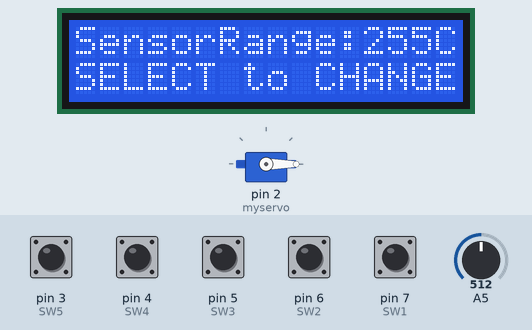
This sketch was run on a simulated Arduino Uno, built with avr-gcc and run on an emulated ATmega328P. On the bench: servo, 16×2 character LCD. The test bench sets the inputs (shaded band); at power-on: pin 3 (SW5), pin 4 (SW4), pin 5 (SW3), pin 6 (SW2), pin 7 (SW1) HIGH, A5 = 512. EEPROM starts erased; what the sketch prints to the serial monitor is not drawn.

Above: at 6.2 s.
6.3 s: pin 5 (SW3) pulled LOW for 0.55 s
At 7.3 s:
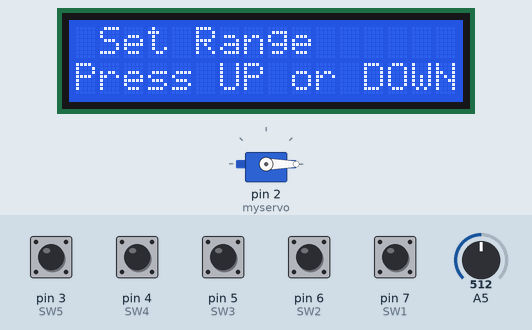
8.3 s: pin 4 (SW4) pulled LOW for 0.55 s
At 8.7 s:
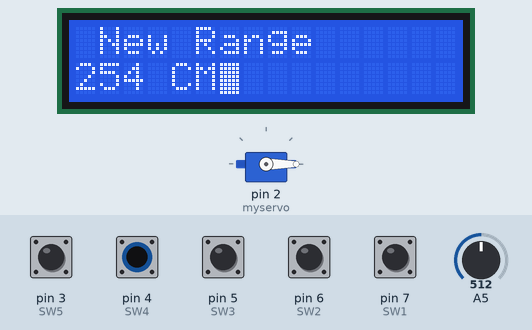
10.3 s: pin 5 (SW3) pulled LOW for 1 s
At 11.1 s:
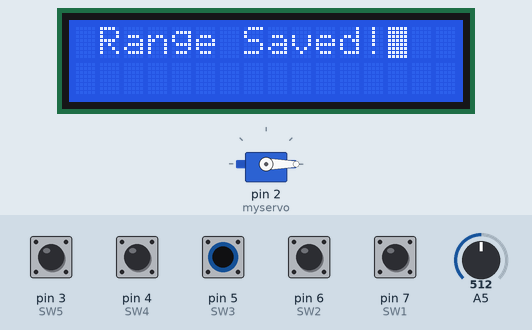
12.8 s: A5 set to 22
17.5 s: A5 set to 17
At 18.2 s:
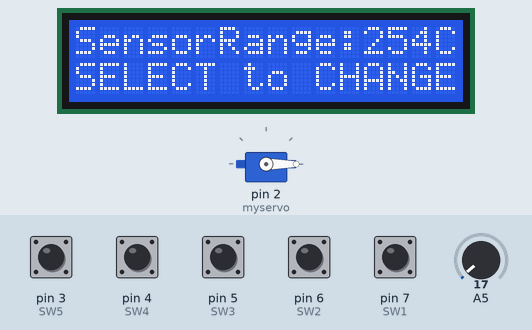
19.0 s: A5 set to 60
At 19.24 s:
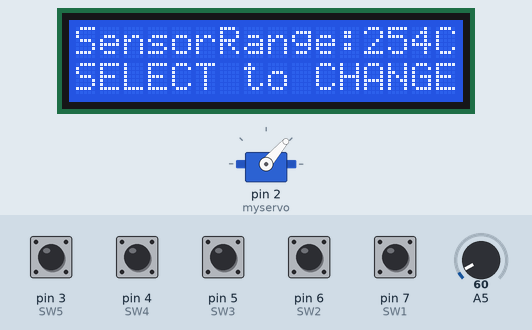
Timing chart, 0 to 71.2 s (numbered marks = the images above; inputs shaded):
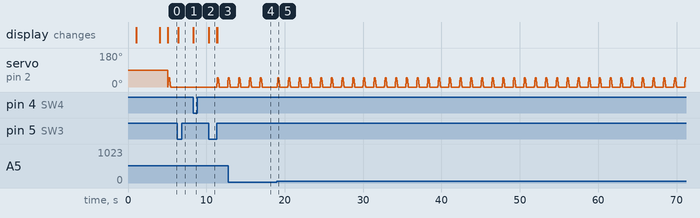

The sketch:

Spray_LCD_rhydolabzUI_Shield.ino
```cpp
#include <LiquidCrystal.h>
#include <EEPROM.h>
#include <Servo.h>

LiquidCrystal lcd(8, 9, 13, 12, 11, 10); //for rhydolabs ui shield
Servo myservo;
int pos = 0;

#define btnRIGHT  0
#define btnUP     1
#define btnDOWN   2
#define btnLEFT   3
#define btnSELECT 4
#define btnNONE   5

char rangeholder[6];

int SW1 = 7, SW2 = 6, SW3 = 5, SW4 = 4, SW5 = 3;

int sensitivityValueAdd = 0;
int sensitivityValue = EEPROM.read(sensitivityValueAdd);


int count = 0;

void setup() {
  pinMode(SW1, INPUT);                  /* Initialize pin D7 as an output     */
  pinMode(SW2, INPUT);                  /* Initialize pin D6 as an output     */
  pinMode(SW3, INPUT);                  /* Initialize pin D5 as an output     */
  pinMode(SW4, INPUT);                  /* Initialize pin D4 as an output     */
  pinMode(SW5, INPUT);
  pinMode(2, OUTPUT);
  pinMode(A5, INPUT);


  // put your setup code here, to run once:
  myservo.attach(2);
  lcd.begin(16, 2);
  Serial.begin(9600);
  lcd.setCursor(1, 0);

  sprintf(rangeholder, "%02d", sensitivityValue);

  lcd.print("Range");
  delay(1000);

  lcd.setCursor(1, 1);
  lcd.print(rangeholder);
  lcd.print(" ");
  lcd.print("CM");


  lcd.blink();
  delay(3000);
  lcd.clear();

  Serial.print(digitalRead(SW1));

  Serial.print(digitalRead(SW2));

  Serial.print(digitalRead(SW3));

  Serial.print(digitalRead(SW4));

  Serial.print(digitalRead(SW5));

  delay(1000);

}

void loop() {


  if (count == 0) {

    sprintf(rangeholder, "%02d", sensitivityValue);


    lcd.setCursor(0, 0);
    lcd.print("SensorRange:");
    lcd.print(rangeholder);
    lcd.print("CM");
    lcd.setCursor(0, 1);
    lcd.print("SELECT to CHANGE");   //change this portion to display desired text, value of saved distance is stored in variable : "sensitivityValue"
    int sensorValue = analogRead(A5);
    Serial.println(sensorValue);   //sensorValue holds the live values from Sharp Sensor

    int sensitivityValueinAnalog = get_analogValue(sensitivityValue);

    if (sensorValue > sensitivityValueinAnalog)  //earlier it was >360
    { //spray
      Serial.println("  SPRAY!!  ");

      for (pos = 0; pos <= 50; pos += 1) {
        myservo.write(pos);
        delay(2);
      }
      delay (100);


      for (pos = 50; pos >= 0; pos -= 1) {
        // in steps of 1 degree
        myservo.write(pos);
        delay(3);
      }
      delay (1000);
    }


  }

  if (count == 1) {
    // put your main code here, to run repeatedly:
    if (getLCDButton() == btnUP) {
      lcd.clear();
      lcd.setCursor(1, 0);
      lcd.print("New Range");
      lcd.setCursor(0, 1);


      sensitivityValue = sensitivityValue + 1;

      if (sensitivityValue > 20) {
        sensitivityValue = 20;       //change this to change value capped at 20
      }

      sprintf(rangeholder, "%02d", sensitivityValue);
      lcd.print(rangeholder);
      lcd.print(" ");
      lcd.print("CM");
      while (getLCDButton() == btnUP);    //replace while with delay(500); to make the functionality of longpress to increment or decrement. Right now one press to increase/decrease by 1.
    }


    if (getLCDButton() == btnDOWN) {
      lcd.clear();
      lcd.setCursor(1, 0);
      lcd.print("New Range");
      lcd.setCursor(0, 1);


      sensitivityValue = sensitivityValue - 1;

      if (sensitivityValue < 5) {
        sensitivityValue = 5;   //change this to change value capped at 5
      }
      sprintf(rangeholder, "%02d", sensitivityValue);
      lcd.print(rangeholder);
      lcd.print(" ");
      lcd.print("CM");
      while (getLCDButton() == btnDOWN);
    }
  }


  if (getLCDButton() == btnSELECT && count == 0) {
    lcd.clear();
    lcd.setCursor(1, 0);

    count = 1;


    lcd.print("Set Range");
    lcd.setCursor(0, 1);
    lcd.print("Press UP or DOWN");

    while (getLCDButton() == btnSELECT);
  }


  if (getLCDButton() == btnSELECT && count == 1) {
    lcd.clear();
    lcd.setCursor(1, 0);

    EEPROM.update(sensitivityValueAdd, sensitivityValue);


    lcd.print("Range Saved!");  //This is not coming in one line. Can be split into two lines. by changing lcd.setCursor();
    delay(1000);
    count = 0;
    lcd.clear();
    while (getLCDButton() == btnSELECT);
  }

  Serial.println(getLCDButton());
}


int getLCDButton() {


  /*
     The button values are centered on:
     0000 - right
     0100 - up
     0256 - down
     0410 - left
     0640 - select
     1023 - none
  */

  // if (adc_key_in > 1000) return btnNONE;
  if (digitalRead(SW1) == LOW)    return btnRIGHT;
  if (digitalRead(SW2) == LOW)    return btnUP;
  if (digitalRead(SW4) == LOW)    return btnDOWN;
  if (digitalRead(SW5) == LOW)    return btnLEFT;
  if (digitalRead(SW3) == LOW)    return btnSELECT;

  else return btnNONE;
}

int get_analogValue (uint16_t Distancevalue) {

  return round((2076.0 / Distancevalue) + 11);   //found this formula on Sharp data sheet corresponding to our sensor model. Verified by keeping a ruler. occasional slight error is there but is acceptable.
}
```

Measured:
- the behaviour switches between 20 and 19 on A5 (found by bisection; images 3 and 4)
- after the input at 6.3 s, servo on pin 2 (myservo): stops changing and stays 0°; the display: changes after 0.14 s (image 1)
- after the input at 8.3 s, the display: changes at once (image 2)
- after the input at 10.3 s, the display: changes at once (image 3)
- after the input at 17.5 s, servo on pin 2 (myservo): stays 0° (without the input it goes to 7° after 0.67 s)
